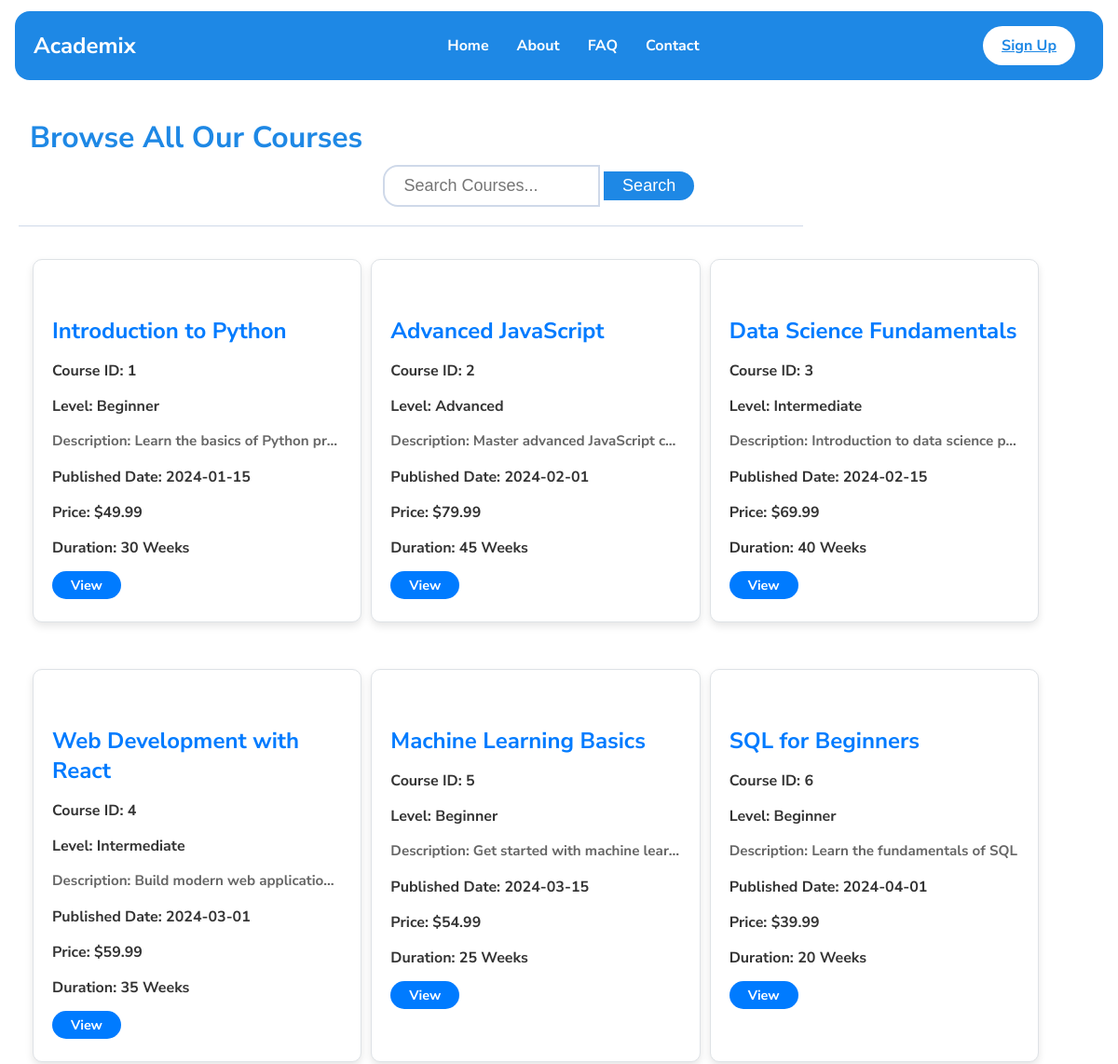
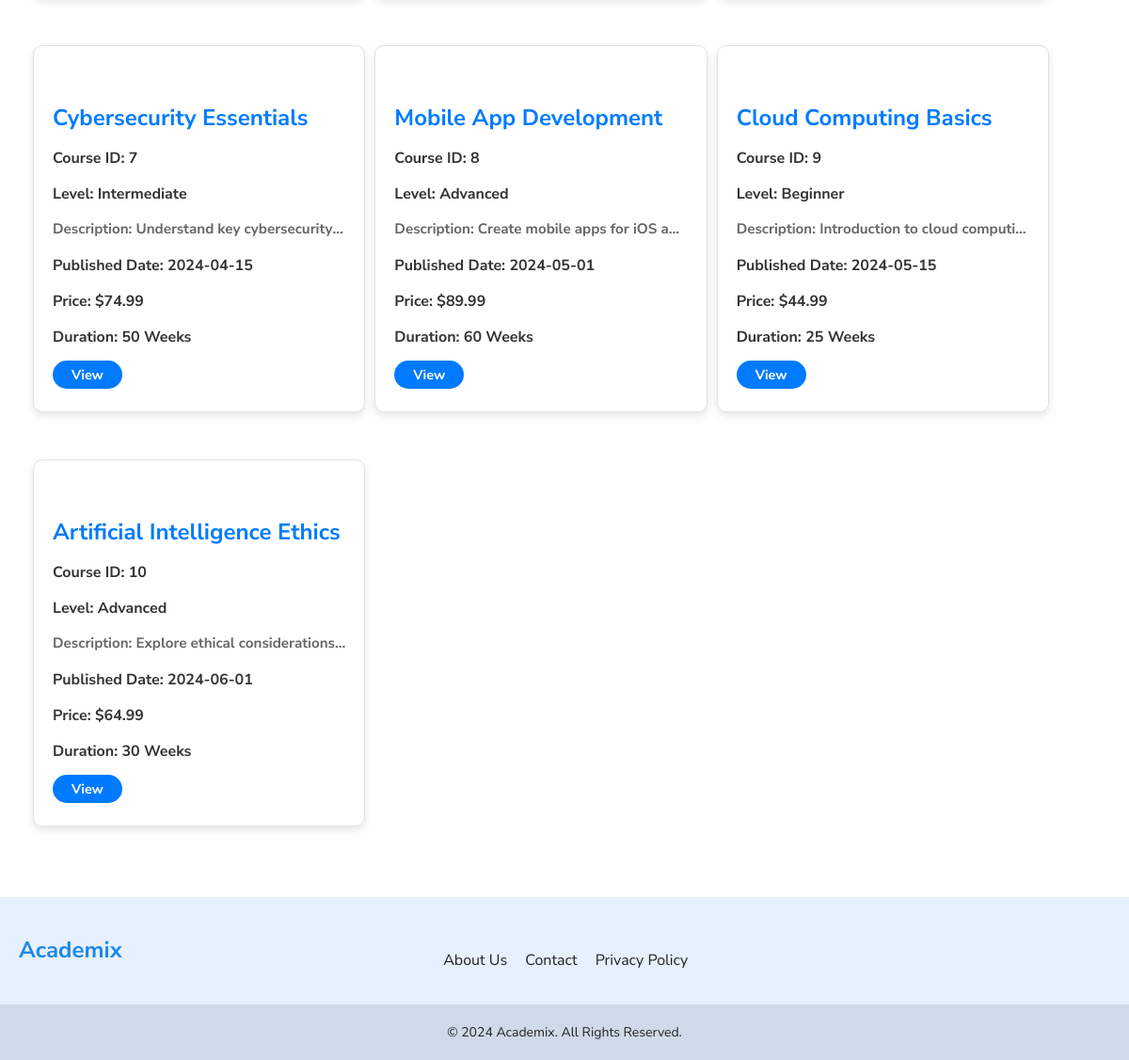
Page /all-courses/index.php on the committed database (2 pictures, top to bottom).
### tables this page shows
CREATE TABLE course (
    course_id INT AUTO_INCREMENT,
    course_name VARCHAR(255) NOT NULL,
    level VARCHAR(50),
    thumbnail_url VARCHAR(255),
    description TEXT,
    published_date DATE,
    price DECIMAL(10, 2),
    duration INT,
    subject_id INT,
    CONSTRAINT pk_course PRIMARY KEY (course_id)
);

### all-courses/index.php (the view, shortened to what this page needs)
<!DOCTYPE html>
<html lang="en">
<head>
    <?php
    include "../utils/db.php";
    ?>
    <link rel="stylesheet" href="../styles/global.css">
    <link rel="stylesheet" href="../styles/components.css">
    <link rel="stylesheet" href="../styles/all-courses.css">
    <link rel="stylesheet" href="../styles/components/search-bar.css">
</head>
<body>
    <?php
    $sql = "SELECT * FROM course";
    $result = $conn->query($sql);
    include "../components/layout/header.php";
    ?>
    <main>
        <h1 class="heading">Browse All Our Courses</h1>
        <div class="search-bar search-bar-margin">
            <form action="" method="GET">
                <input type="text" name="search" placeholder="Search Courses...">
                <button id="search-button">Search</button>
            </form>
        </div>
        <div class="courses-list">
            <div class="course-item">
                <div class="course-container">
                    <div class="course-box">
                        <?php
                        echo "<div class='course-container'>";
                        while ($row = $result->fetch_assoc()) {
                            echo "
                                <div class='card mb-3 course-card'>
                                    <div class='row g-0'>
                                        <div class='col-md-12'>
                                            <div class='card-body'>
                                                <h5 class='card-title'>{$row['course_name']}</h5>
                                                <p class='card-text'><strong>Course ID:</strong> {$row['course_id']}</p>
                                                <p class='card-text'><strong>Level:</strong> {$row['level']}</p>
                                                <p class='card-text description'><strong>Description:</strong> {$row['description']}</p>
                                                <p class='card-text'><strong>Published Date:</strong> {$row['published_date']}</p>
                                                <p class='card-text'><strong>Price:</strong> \${$row['price']}</p>
                                                <p class='card-text'><strong>Duration:</strong> {$row['duration']} Weeks</p>
                                                <a class='btn btn-primary btn-sm' href='../all-courses/edit.php?id={$row['course_id']}'>View</a>
                                            </div>
                                        </div>
                                    </div>
                                </div>
                            ";
                        }
                        echo "</div>";
                        ?>
                    </div>
                </div>
            </div>
        </div>
    </main>
    <?php include "../components/layout/footer.php"; ?>
</body>
</html>

### components/layout/header.php (shortened to what this page needs)
<?php
include "../../utils/auth.php";
?>
<header class="header">
  <div class="logo">Academix</div>
  <nav class="nav">
    <ul class="nav-links">
      <li><a href="/">Home</a></li>
      <li><a href="/about-us">About</a></li>
      <li><a href="/faq">FAQ</a></li>
      <li><a href="/contact-us">Contact</a></li>
    </ul>
  </nav>
  <?php if (isset($_SESSION['user_id'])) { ?>
    <a class="special-button" href="<?php
                                    $role = $_SESSION['role'];
                                    echo $auth_info[$role]['redirect'];
                                    ?>">
      <?php echo $auth_info[$role]['button']; ?>
    </a>
    <form method="post" style="display:inline;">
      <button type="submit" name="sign_out" class="special-button">Sign Out</button>
    </form>
  <?php } else { ?>
    <a class="special-button" href="/sign-up">Sign Up</a>
  <?php } ?>
</header>

### components/layout/footer.php (shortened to what this page needs)
<footer class="footer">
  <div class="footer-content">
    <div class="footer-logo">
      <h3>Academix</h3>
    </div>
    <div class="footer-links">
      <ul>
        <li><a href="/about-us">About Us</a></li>
        <li><a href="/contact-us">Contact</a></li>
        <li><a href="/privacy-policy">Privacy Policy</a></li>
      </ul>
    </div>
    <div class="footer-social">
    </div>
  </div>
  <div class="footer-bottom">
    <p>&copy; 2024 Academix. All Rights Reserved.</p>
  </div>
</footer>

### styles/global.css (style rules this page uses)
:root { --app-bg: #ffffff; --app-white: white; --app-primary: #1e88e5; --app-secondary: #2196f3; --app-active: #cfd9e9; --app-text: #222; --app-mute: #cfd9e9; --app-special: #e6f0ff; --app-error: #ff5353; --font-size-large: 24px; --font-size-small: 14px; --transition: all 300ms ease; }
body { margin: 0; font-family: 'Nunito Sans', system-ui, -apple-system, BlinkMacSystemFont, 'Segoe UI', Roboto, Oxygen, Ubuntu, Cantarell, 'Open Sans', 'Helvetica Neue', sans-serif; background-color: var(--app-bg); }
main { min-height: 80vh; padding: 20px; }

### styles/components.css (style rules this page uses)
.heading { color: var(--app-primary); margin: 0.5rem 0.75rem; }
.header { display: flex; justify-content: space-between; align-items: center; padding: 10px 20px; background-color: var(--app-primary); color: var(--app-white); margin: 0.75rem 1rem; border-radius: 1rem; }
.logo { font-size: 1.5rem; font-weight: bold; }
.nav { flex: 1; }
.nav-links { list-style: none; display: flex; justify-content: center; }
.nav-links li { margin: 0 15px; }
.nav-links a { color: var(--app-white); font-weight: bold; text-decoration: none; }
.special-button { background-color: var(--app-white); border: none; padding: 10px 20px; margin-inline: 10px; color: var(--app-primary); font-weight: bold; border-radius: 2rem; cursor: pointer; transition: var(--transition); }
.footer { background-color: var(--app-special); color: var(--app-text); padding: 40px 0 0 0; text-align: center; }
.footer-content { display: flex; justify-content: space-between; flex-wrap: wrap; max-width: 1200px; margin: 0 auto; padding: 0 20px; }
.footer-logo h3 { font-size: 24px; margin: 0; color: var(--app-primary); }
.footer-links ul { list-style: none; padding: 0; }
.footer-links ul li { display: inline; margin-right: 15px; }
.footer-links ul li a { color: var(--app-text); text-decoration: none; font-size: 16px; transition: color 0.3s ease; }
.footer-bottom { padding: 20px 0; background-color: var(--app-active); margin-top: 20px; }
.footer-bottom p { margin: 0; font-size: 14px; }

### styles/all-courses.css (style rules this page uses)
.btn { display: inline-block; padding: 8px 12px; margin: 4px 0; border: none; border-radius: 4px; cursor: pointer; text-align: center; text-decoration: none; }
.btn-primary { background-color: #007bff; color: white; }
.btn-sm { font-size: 0.9em; padding: 6px 10px; }
.courses-list { display: flex; flex-direction: column; }
.course-item { font-weight: bold; display: flex; justify-content: space-between; align-items: flex-start; margin-bottom: 20px; padding: 15px; border-top: 1px solid var(--app-mute); width: 70%; }
.course-container { display: flex; flex-direction: column; gap: 40px; height: 100%; }
.course-card { border: 1px solid #dee2e6; border-radius: 10px; box-shadow: 0 4px 8px rgba(0, 0, 0, 0.1); transition: transform 0.2s ease-in-out; background-color: #fff; overflow: hidden; margin: 20px 0; }
.course-card .card-body { padding: 20px; }
.course-card .card-title { font-size: 1.5rem; color: #007bff; margin-bottom: 15px; }
.course-card .card-text { font-size: 1rem; margin-bottom: 10px; color: #333; }
.course-card .description { color: #666; font-size: 0.95rem; line-height: 1.5; max-height: 60px; overflow: hidden; text-overflow: ellipsis; white-space: nowrap; }
.course-card .btn { background-color: #007bff; border: none; border-radius: 50px; padding: 5px 20px; transition: background-color 0.2s ease-in-out; }
.course-container { display: grid; width: 90vw; grid-template-columns: repeat(3, 1fr); gap: 10px; }

### styles/components/search-bar.css (style rules this page uses)
.search-bar { display: flex; width: 100%; display: flex; justify-content: center; }
.search-bar input { width: 50%; padding: 10px; padding-inline: 20px; border-radius: 1rem 0rem 0rem 1rem; border: 2px solid var(--app-mute); background-color: var(--app-white); font-size: large; }
#search-button { padding: 5px; cursor: pointer; background-color: var(--app-primary); color: var(--app-white); border: none; border-radius: 0rem 1rem 1rem 0rem; font-size: large; padding-inline: 20px; transition: var(--transition); }
.search-bar-margin { margin-bottom: 20px; }

### rows in the picture
course: course_name "Introduction to Python", course_id "1", level "Beginner", description "Learn the basics of Python pr…", published_date "2024-01-15", price "49.99", duration "30"
course: course_name "Advanced JavaScript", course_id "2", level "Advanced", description "Master advanced JavaScript c…", published_date "2024-02-01", price "79.99", duration "45"
course: course_name "Data Science Fundamentals", course_id "3", level "Intermediate", description "Introduction to data science p…", published_date "2024-02-15", price "69.99", duration "40"
course: course_name "Web Development with React", course_id "4", level "Intermediate", description "Build modern web applicatio…", published_date "2024-03-01", price "59.99", duration "35"
course: course_name "Machine Learning Basics", course_id "5", level "Beginner", description "Get started with machine lear…", published_date "2024-03-15", price "54.99", duration "25"
course: course_name "SQL for Beginners", course_id "6", level "Beginner", description "Learn the fundamentals of SQL", published_date "2024-04-01", price "39.99", duration "20"
course: course_name "Cybersecurity Essentials", course_id "7", level "Intermediate", description "Understand key cybersecurity…", published_date "2024-04-15", price "74.99", duration "50"
course: course_name "Mobile App Development", course_id "8", level "Advanced", description "Create mobile apps for iOS a…", published_date "2024-05-01", price "89.99", duration "60"
course: course_name "Cloud Computing Basics", course_id "9", level "Beginner", description "Introduction to cloud computi…", published_date "2024-05-15", price "44.99", duration "25"
course: course_name "Artificial Intelligence Ethics", course_id "10", level "Advanced", description "Explore ethical consideration…", published_date "2024-06-01", price "64.99", duration "30"
